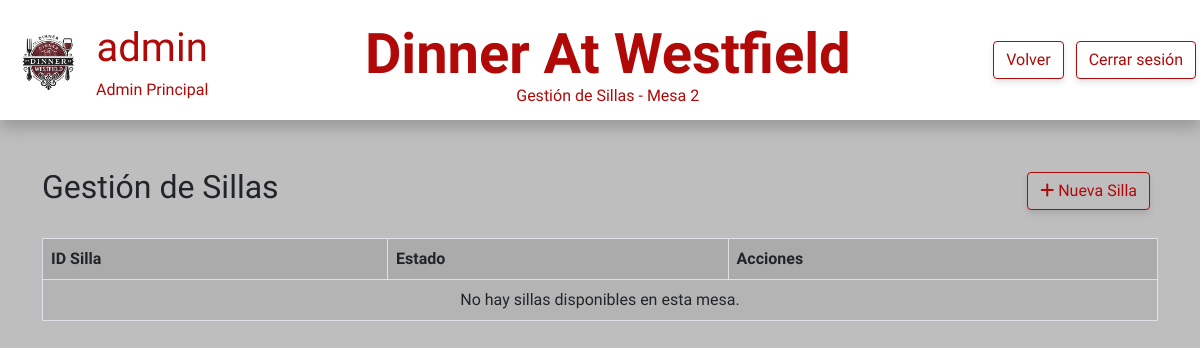
Before: /view/gestionSillas.php?id_mesa=2&id_sala=1 (signed in) with the older database file.
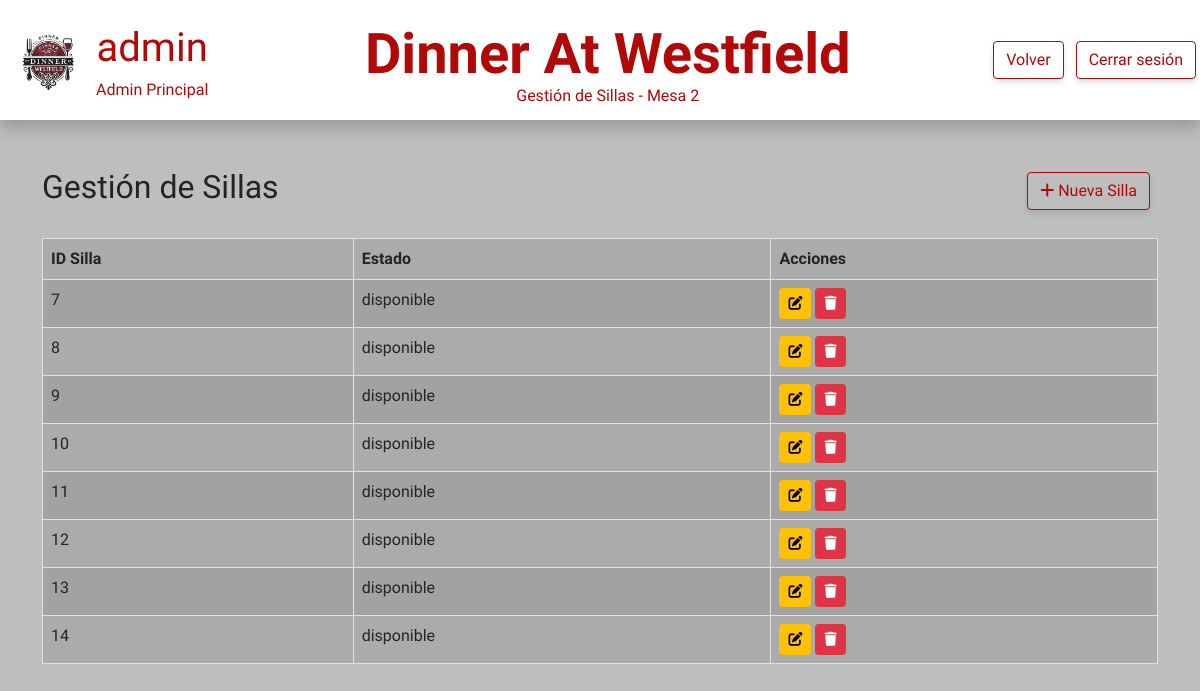
After: the same page with the newer database file.
### tables this page shows
CREATE TABLE tbl_sillas (
    id_silla INT AUTO_INCREMENT PRIMARY KEY,
    id_mesa INT NOT NULL,
    estado_silla ENUM('disponible', 'rota') DEFAULT 'disponible'
);

### view/gestionSillas.php (the view, shortened to what this page needs)
<?php
require_once '../php/conexion.php';
$id_mesa = $_SESSION['id_mesa'];
$id_sala = $_SESSION['id_sala'] ?? 0;
$query = "SELECT id_silla, estado_silla FROM tbl_sillas WHERE id_mesa = ?";
$stmt = $conn->prepare($query);
$stmt->execute([$id_mesa]);
$sillas = $stmt->fetchAll(PDO::FETCH_ASSOC);
?>
<!DOCTYPE html>
<html lang="es">
<head>
    <link href="https://cdn.jsdelivr.net/npm/bootstrap@5.0.2/dist/css/bootstrap.min.css" rel="stylesheet">
    <link rel="stylesheet" href="../css/mesas.css">
    <link href="https://cdnjs.cloudflare.com/ajax/libs/font-awesome/6.0.0-beta3/css/all.min.css" rel="stylesheet">
</head>
<body>
    <header id="container_header">
        <div id="container-username">
            <div id="icon_profile_header">
                <img src="../img/logoSinFondo.png" alt="" id="icon_profile">
            </div>
            <div id="username_profile_header">
                <p id="p_username_profile">admin</p>
                <span class="span_subtitle">Admin Principal</span>
            </div>
        </div>
        <div id="container_title_header">
            <h1 id="title_header"><strong>Dinner At Westfield</strong></h1>
            <span class="span_subtitle">Gestión de Sillas - Mesa <?php echo htmlspecialchars($id_mesa); ?></span>
        </div>
        <nav id="nav_header">
            <a href="gestionMesas.php?id_sala=<?php echo $id_sala; ?>" class="btn btn-danger btn_custom_logOut m-1">Volver</a>
            <a href="../php/cerrarSesion.php" class="btn btn-danger btn_custom_logOut m-1">Cerrar sesión</a>
        </nav>
    </header>
    <main class="container mt-5">
        <div id="headerTituloFiltros" class="d-flex justify-content-between align-items-center">
            <h2>Gestión de Sillas</h2>
            <a href="../php/crearSilla.php?id_mesa=<?php echo $id_mesa; ?>" class="btn btn-danger btn_custom_filter me-2">
                <i class="fas fa-plus"></i> Nueva Silla
            </a>
        </div>
        <table class="table table-striped table-bordered mt-4">
            <thead class="table-active">
                <tr>
                    <th>ID Silla</th>
                    <th>Estado</th>
                    <th>Acciones</th>
                </tr>
            </thead>
            <tbody>
                <?php if (!empty($sillas)): ?>
                    <?php foreach ($sillas as $silla): ?>
                        <tr style="background-color: rgba(0, 0, 0, 0.1); cursor: pointer;"
                            onmouseover="this.style.backgroundColor='rgba(0, 0, 0, 0.2)';"
                            onmouseout="this.style.backgroundColor='rgba(0, 0, 0, 0.1)';">
                            <td><?php echo htmlspecialchars($silla['id_silla']); ?></td>
                            <td><?php echo htmlspecialchars($silla['estado_silla']); ?></td>
                            <td>
                                <a href="editarSilla.php?id_silla=<?php echo $silla['id_silla']; ?>&id_mesa=<?php echo $id_mesa; ?>"
                                   class="btn btn-warning btn-sm">
                                    <i class="fas fa-edit"></i>
                                </a>
                                <button onclick="confirmarEliminar(<?php echo $silla['id_silla']; ?>, <?php echo $id_mesa; ?>)"
                                        class="btn btn-danger btn-sm">
                                    <i class="fas fa-trash"></i>
                                </button>
                            </td>
                        </tr>
                    <?php endforeach; ?>
                <?php else: ?>
                    <tr>
                        <td colspan="3" class="text-center">No hay sillas disponibles en esta mesa.</td>
                    </tr>
                <?php endif; ?>
            </tbody>
        </table>
    </main>
</body>
</html>

### css/mesas.css (style rules this page uses)
html, body { height: 100%; width: 100%; margin: 0; font-family: "Lexend", sans-serif; font-optical-sizing: auto; font-weight: 400; font-style: normal; background-color: rgb(190, 190, 190); }
#container_header { width: 100%; height: 15%; background-color: rgb(255, 255, 255); display: flex; justify-content: space-between; box-shadow: 0 8px 15px rgba(0, 0, 0, 0.2); margin-bottom: 5vh; }
#container-username { display: flex; }
#icon_profile_header, #container_header { display: flex; align-items: center; text-align: center; }
#icon_profile { width: 6vw; margin-left: 1vw; }
#p_username_profile, .span_subtitle, .btn_custom_logOut, .btn_custom_filter, .btn_custom_filterOK { color: rgb(177, 8, 8);; }
#p_username_profile { font-size: 5vh; margin: 0; }
#username_profile_header { margin-left: 1vw; }
#container_title_header { margin-left: 1.5vw; display: flex; flex-direction: column; }
.btn_custom_logOut { border: solid 1px rgb(177, 8, 8); background-color: white; box-shadow: 0 4px 6px rgba(0, 0, 0, 0.1); }
.btn_custom_filter { border: solid 1px rgb(177, 8, 8); background-color: rgb(190, 190, 190); box-shadow: 0 4px 6px rgba(0, 0, 0, 0.1); }
#title_header { all: unset; font-size: 7vh; color: rgb(177, 8, 8); height: 9vh; }
#headerTituloFiltros { width: 100%; display: flex; }

Changed rows visible on the page:
added tbl_sillas: id_silla "7", estado_silla "disponible"
added tbl_sillas: id_silla "8", estado_silla "disponible"
added tbl_sillas: id_silla "9", estado_silla "disponible"
added tbl_sillas: id_silla "10", estado_silla "disponible"
added tbl_sillas: id_silla "11", estado_silla "disponible"
added tbl_sillas: id_silla "12", estado_silla "disponible"
added tbl_sillas: id_silla "13", estado_silla "disponible"
added tbl_sillas: id_silla "14", estado_silla "disponible"
Other visible differences:
text no longer shown: "No hay sillas disponibles en esta mesa."
